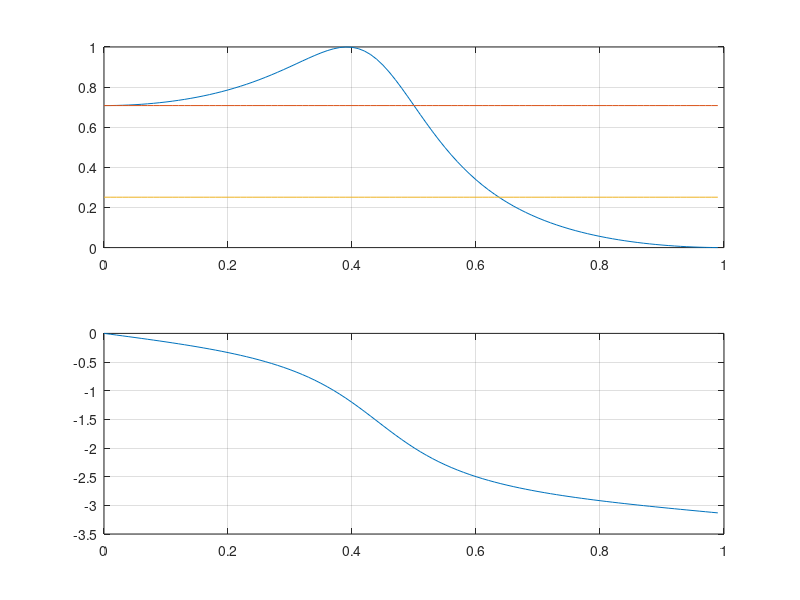
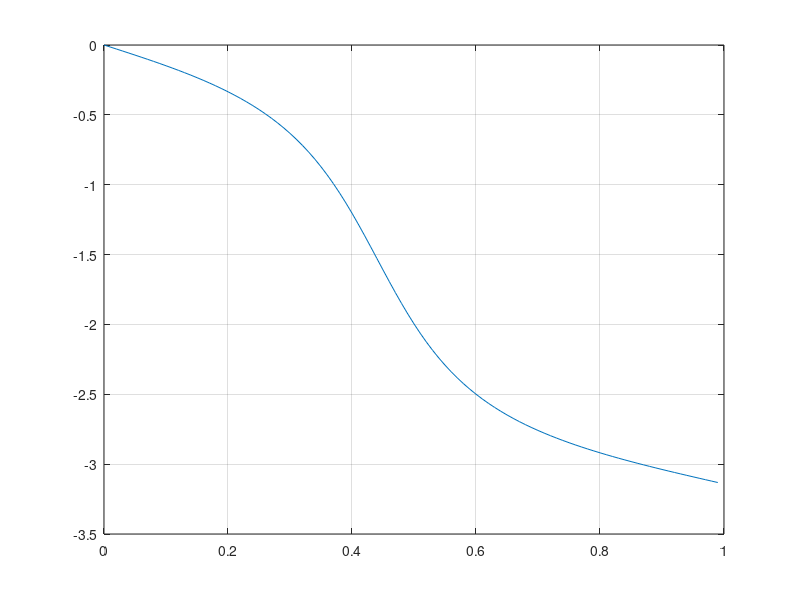
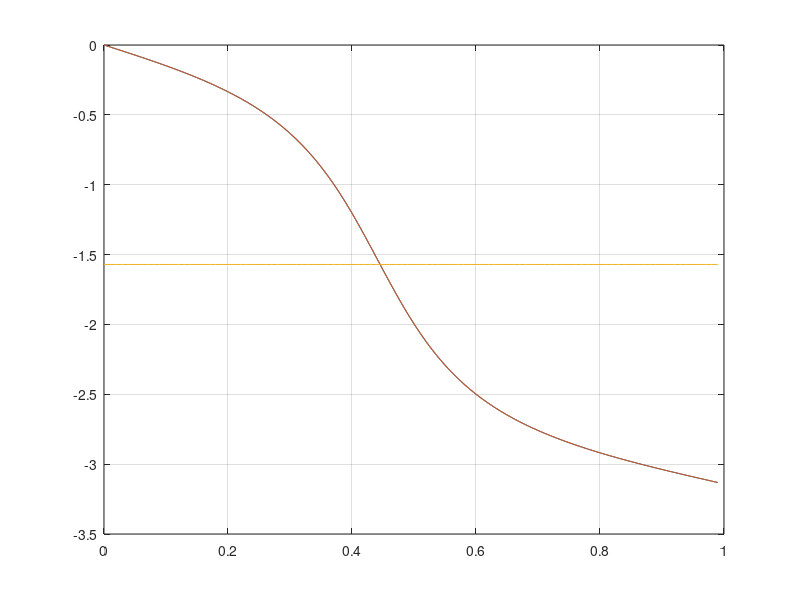

The MATLAB script that drew these images, in order: (Note: this script raises an error after producing the figures.)
%FChXN2(21092018)
clc; clear all; close all;
p=2; %??????? ???????
xmin=0.05; % ws ?? 0.05
xmax=0.95; % ?? 0.95
N=73; 
RP=3;
% RP=8.0;
RS=12.0;
ws=linspace(xmin,xmax,N);
%FChX_FNC
for i=1:length(ws)
    [alb,blb]=butter(p,ws(i),'low'); % ?????? ????????????? "?" ? "b"
    [alc1,blc1]=cheby1(p,RP,ws(i),'low'); % ?????? ????????????? "?" ? "b"
    [alc2,blc2]=cheby2(p,RS,ws(i),'low'); % ?????? ????????????? "?" ? "b"+
    [ale,ble]=ellip(p,RP,RS,ws(i),'low'); % ?????? ????????????? "?" ? "b"
    Kal(i,1)=alb(1); %?????? ??????? ?????????? Ka ????????????? ???????????? ?1 butter
    Kal(i,2)=alb(2); %?????? ??????? ?????????? Ka ????????????? ???????????? ?2 butter
    Kal(i,3)=alb(3); %?????? ??????? ?????????? Ka ????????????? ???????????? ?3 butter
    Kal(i,4)=alc1(1); %?????? ??????? ?????????? Ka ????????????? ???????????? ?1 cheby1
    Kal(i,5)=alc1(2); %?????? ??????? ?????????? Ka ????????????? ???????????? ?2 cheby1
    Kal(i,6)=alc1(3); %?????? ??????? ?????????? Ka ????????????? ???????????? ?2 cheby1
    Kal(i,7)=alc2(1); %?????? ??????? ?????????? Ka ????????????? ???????????? ?1 cheby2
    Kal(i,8)=alc2(2); %?????? ??????? ?????????? Ka ????????????? ???????????? ?2 cheby2
    Kal(i,9)=alc2(3); %?????? ??????? ?????????? Ka ????????????? ???????????? ?3 cheby2
    Kal(i,10)=ale(1); %????????? ??????? ?????????? Ka ????????????? ???????????? ?1 ellip
    Kal(i,11)=ale(2); %????????? ??????? ?????????? Ka ????????????? ???????????? ?2 ellip
    Kal(i,12)=ale(3); %????????? ??????? ?????????? Ka ????????????? ???????????? ?3 ellip
    Kbl(i,1)=blb(1); %?????? ??????? ?????????? Kb ????????????? ???????????? b1 butter
    Kbl(i,2)=blb(2); %?????? ??????? ?????????? Kb ????????????? ???????????? b2 butter
    Kbl(i,3)=blb(3); %?????? ??????? ?????????? Kb ????????????? ???????????? b3 butter
    Kbl(i,4)=blc1(1); %?????? ??????? ?????????? Kb ????????????? ???????????? b1 cheby1
    Kbl(i,5)=blc1(2); %?????? ??????? ?????????? Kb ????????????? ???????????? b2 cheby1
    Kbl(i,6)=blc1(3); %?????? ??????? ?????????? Kb ????????????? ???????????? b3 cheby1
    Kbl(i,7)=blc2(1); %?????? ?????? ?????????? ?b ????????????? ???????????? b1 cheby2 
    Kbl(i,8)=blc2(2); %?????? ?????? ?????????? ?b ????????????? ???????????? b2 cheby2
    Kbl(i,9)=blc2(3); %?????? ?????? ?????????? ?b ????????????? ???????????? b3 cheby2
    Kbl(i,10)=ble(1); %????????? ?????? ?????????? ?b ????????????? ???????????? b1 ellip
    Kbl(i,11)=ble(2); %????????? ?????? ?????????? ?b ????????????? ???????????? b2 ellip
    Kbl(i,12)=ble(3); %????????? ?????? ?????????? ?b ????????????? ???????????? b3 ellip
end
%%ws(37)=0.5, 45=0.6, 21=0.3
%ws(13)=0.2;(29)=0.4;(45)=0.6;(61)=0.8
%Ka=1=butt;2=cheb1;3=cheb2;4=ell
%Kb=1=butt;2=cheb1;3=cheb2;4=ell

nw=37;
TF=4;
al=[Kal(nw,TF) Kal(nw,TF+1) Kal(nw,TF+2)];
bl=[Kbl(nw,TF) Kbl(nw,TF+1) Kbl(nw,TF+2)];
[hl,w]=freqz(al,bl,100);
aml=abs(hl);
phal=angle(hl);
% pbl=(1-Kbl(37,TF))/(1+Kbl(37,TF));
% pharl=-atan(pbl*tan(w/2));
for i=1:length(w)
    amlP(i)=1/(sqrt(10^(0.1*RP)));
    amlS(i)=1/(sqrt(10^(0.1*RS)));
end

figure(1)
subplot(2,1,1)
plot(w/pi,aml,w/pi,amlP,w/pi,amlS)
grid  
subplot(2,1,2)
plot(w/pi,phal)
grid 
%FCH
for i=1:length(w)
    CF1(i)=(bl(2)*(al(1)-al(3))-al(2)*(1-bl(3)))*sin(w(i));
    CF2(i)=(al(1)*bl(3)-al(3))*sin(2*w(i));
    IF(i)=CF1(i)+CF2(i);
    ZF1(i)=al(1)+al(2)*bl(2)+al(3)*bl(3);
    ZF2(i)=(bl(2)*(al(1)+al(3))+al(2)*(1+bl(3)))*cos(w(i));
    ZF3(i)=(al(1)*bl(3)+al(3))*cos(2*w(i));
    RF(i)=ZF1(i)+ZF2(i)+ZF3(i);
    %F2(i)=atan((CF1(i)+CF2(i))/(ZF1(i)+ZF2(i)+ZF3(i)));
    F2(i)=atan2(IF(i),RF(i));
    
end
for i=1:length(w)
    phal90(1,i)=-pi/2;
end
figure(2)
plot(w/pi,phal)
%,w/pi,F2)
grid 
figure(3)
plot(w/pi,phal,w/pi,F2,w/pi,phal90)
grid 
stop
%
% [alb,blb]=cheby1(p,RP,0.5,'low')
% [ahb,bhb]=cheby1(p,RP,0.5,'high')
%%FChX_FVC
% RP=3.0;
% RS=10.0;
% for i=1:length(ws)
%     [ahb,bhb]=butter(p,ws(i),'high'); % ?????? ????????????? "?" ? "b"
%     [ahc1,bhc1]=cheby1(p,RP,ws(i),'high'); % ?????? ????????????? "?" ? "b"
%     [ahc2,bhc2]=cheby2(p,RS,ws(i),'high'); % ?????? ????????????? "?" ? "b"+
%     [ahe,bhe]=ellip(p,RP,RS,ws(i),'high'); % ?????? ????????????? "?" ? "b"
%     Kah(i,1)=ahb(1); %?????? ??????? ?????????? Ka ????????????? ???????????? ?1 butter
%     Kah(i,2)=ahb(2); %?????? ??????? ?????????? Ka ????????????? ???????????? ?2 butter
%     Kah(i,3)=ahb(3); %?????? ??????? ?????????? Ka ????????????? ???????????? ?3 butter
%     Kah(i,4)=ahc1(1); %?????? ??????? ?????????? Ka ????????????? ???????????? ?1 cheby1
%     Kah(i,5)=ahc1(2); %?????? ??????? ?????????? Ka ????????????? ???????????? ?2 cheby1
%     Kah(i,6)=ahc1(3); %?????? ??????? ?????????? Ka ????????????? ???????????? ?2 cheby1
%     Kah(i,7)=ahc2(1); %?????? ??????? ?????????? Ka ????????????? ???????????? ?1 cheby2
%     Kah(i,8)=ahc2(2); %?????? ??????? ?????????? Ka ????????????? ???????????? ?2 cheby2
%     Kah(i,9)=ahc2(3); %?????? ??????? ?????????? Ka ????????????? ???????????? ?3 cheby2
%     Kah(i,10)=ahe(1); %????????? ??????? ?????????? Ka ????????????? ???????????? ?1 ellip
%     Kah(i,11)=ahe(2); %????????? ??????? ?????????? Ka ????????????? ???????????? ?2 ellip
%     Kah(i,12)=ahe(3); %????????? ??????? ?????????? Ka ????????????? ???????????? ?3 ellip
%     Kbh(i,1)=bhb(1); %?????? ??????? ?????????? Kb ????????????? ???????????? b1 butter
%     Kbh(i,2)=bhb(2); %?????? ??????? ?????????? Kb ????????????? ???????????? b2 butter
%     Kbh(i,3)=bhb(3); %?????? ??????? ?????????? Kb ????????????? ???????????? b3 butter
%     Kbh(i,4)=bhc1(1); %?????? ??????? ?????????? Kb ????????????? ???????????? b1 cheby1
%     Kbh(i,5)=bhc1(2); %?????? ??????? ?????????? Kb ????????????? ???????????? b2 cheby1
%     Kbh(i,6)=bhc1(3); %?????? ??????? ?????????? Kb ????????????? ???????????? b3 cheby1
%     Kbh(i,7)=bhc2(1); %?????? ?????? ?????????? ?b ????????????? ???????????? b1 cheby2 
%     Kbh(i,8)=bhc2(2); %?????? ?????? ?????????? ?b ????????????? ???????????? b2 cheby2
%     Kbh(i,9)=bhc2(3); %?????? ?????? ?????????? ?b ????????????? ???????????? b3 cheby2
%     Kbh(i,10)=bhe(1); %????????? ?????? ?????????? ?b ????????????? ???????????? b1 ellip
%     Kbh(i,11)=bhe(2); %????????? ?????? ?????????? ?b ????????????? ???????????? b2 ellip
%     Kbh(i,12)=bhe(3); %????????? ?????? ?????????? ?b ????????????? ???????????? b3 ellip
% end
% %%ws(37)=0.5, 45=0.6
% %ws(13)=0.2;(29)=0.4;(45)=0.6;(61)=0.8
% %Ka=1=butt;2=cheb1;3=cheb2;4=ell
% %Kb=1=butt;2=cheb1;3=cheb2;4=ell
% 
% nw=45;
% TF=10;
% ah=[Kah(nw,TF) Kah(nw,TF+1) Kah(nw,TF+2)];
% bh=[Kbh(nw,TF) Kbh(nw,TF+1) Kbh(nw,TF+2)];
% [hh,w]=freqz(ah,bh,100);
% amh=abs(hh);
% phah=angle(hh);
% 
% for i=1:length(w)
%     amhP(i)=1/(sqrt(10^(0.1*RP)));
%     amhS(i)=1/(sqrt(10^(0.1*RS)));
% end
% 
% figure(1)
% subplot(2,1,1)
% plot(w/pi,amh,w/pi,amhP,w/pi,amhS)
% grid  
% subplot(2,1,2)
% plot(w/pi,phah)
% grid  
% stop
%FChX_PF
% p=1; %??????? ???????
% RP=3.0;
% RS=10.0;
% Wn=[0.3 0.7];
% W0c=(Wn(1)+Wn(2))/2
% W0k=sqrt(Wn(1)*Wn(2))
% 
% % for i=1:length(ws)
%     [apb,bpb]=butter(p,Wn); % ?????? ????????????? "?" ? "b"
%     [apc1,bpc1]=cheby1(p,RP,Wn); % ?????? ????????????? "?" ? "b"
%     [apc2,bpc2]=cheby2(p,RS,Wn); % ?????? ????????????? "?" ? "b"+
%     [ape,bpe]=ellip(p,RP,RS,Wn); % ?????? ????????????? "?" ? "b"
%     Kap(1)=apb(1); %?????? ??????? ?????????? Ka ????????????? ???????????? ?1 butter
%     Kap(2)=apb(2); %?????? ??????? ?????????? Ka ????????????? ???????????? ?2 butter
%     Kap(3)=apb(3); %?????? ??????? ?????????? Ka ????????????? ???????????? ?3 butter
%     Kap(4)=apc1(1); %?????? ??????? ?????????? Ka ????????????? ???????????? ?1 cheby1
%     Kap(5)=apc1(2); %?????? ??????? ?????????? Ka ????????????? ???????????? ?2 cheby1
%     Kap(6)=apc1(3); %?????? ??????? ?????????? Ka ????????????? ???????????? ?2 cheby1
%     Kap(7)=apc2(1); %?????? ??????? ?????????? Ka ????????????? ???????????? ?1 cheby2
%     Kap(8)=apc2(2); %?????? ??????? ?????????? Ka ????????????? ???????????? ?2 cheby2
%     Kap(9)=apc2(3); %?????? ??????? ?????????? Ka ????????????? ???????????? ?3 cheby2
%     Kap(10)=ape(1); %????????? ??????? ?????????? Ka ????????????? ???????????? ?1 ellip
%     Kap(11)=ape(2); %????????? ??????? ?????????? Ka ????????????? ???????????? ?2 ellip
%     Kap(12)=ape(3); %????????? ??????? ?????????? Ka ????????????? ???????????? ?3 ellip
%     Kbp(1)=bpb(1); %?????? ??????? ?????????? Kb ????????????? ???????????? b1 butter
%     Kbp(2)=bpb(2); %?????? ??????? ?????????? Kb ????????????? ???????????? b2 butter
%     Kbp(3)=bpb(3); %?????? ??????? ?????????? Kb ????????????? ???????????? b3 butter
%     Kbp(4)=bpc1(1); %?????? ??????? ?????????? Kb ????????????? ???????????? b1 cheby1
%     Kbp(5)=bpc1(2); %?????? ??????? ?????????? Kb ????????????? ???????????? b2 cheby1
%     Kbp(6)=bpc1(3); %?????? ??????? ?????????? Kb ????????????? ???????????? b3 cheby1
%     Kbp(7)=bpc2(1); %?????? ?????? ?????????? ?b ????????????? ???????????? b1 cheby2 
%     Kbp(8)=bpc2(2); %?????? ?????? ?????????? ?b ????????????? ???????????? b2 cheby2
%     Kbp(9)=bpc2(3); %?????? ?????? ?????????? ?b ????????????? ???????????? b3 cheby2
%     Kbp(10)=bpe(1); %????????? ?????? ?????????? ?b ????????????? ???????????? b1 ellip
%     Kbp(11)=bpe(2); %????????? ?????? ?????????? ?b ????????????? ???????????? b2 ellip
%     Kbp(12)=bpe(3); %????????? ?????? ?????????? ?b ????????????? ???????????? b3 ellip
% % end
% %%ws(37)=0.5, 45=0.6
% %ws(13)=0.2;(29)=0.4;(45)=0.6;(61)=0.8
% %Ka=1=butt;4=cheb1;7=cheb2;10=ell
% %Kb=1=butt;4=cheb1;7=cheb2;10=ell
% 
% TF=4;
% ap=[Kap(TF) Kap(TF+1) Kap(TF+2)];
% bp=[Kbp(TF) Kbp(TF+1) Kbp(TF+2)];
% [hp,w]=freqz(ap,bp,100);
% amp=abs(hp);
% phap=angle(hp);
% 
% for i=1:length(w)
%     ampP(i)=1/(sqrt(10^(0.1*RP)));
%     ampS(i)=1/(sqrt(10^(0.1*RS)));
% end
% 
% figure(1)
% subplot(2,1,1)
% plot(w/pi,amp,w/pi,ampP,w/pi,ampS)
% grid  
% subplot(2,1,2)
% plot(w/pi,phap)
% grid  
% stop
%%FChX_RF
p=1; %??????? ???????
RP=3.0;
RS=10.0;
Wn=[0.3 0.7];
% W0c=(Wn(1)+Wn(2))/2
% W0k=sqrt(Wn(1)*Wn(2))

% for i=1:length(ws)
    [arb,brb]=butter(p,Wn); % ?????? ????????????? "?" ? "b"
    [arc1,brc1]=cheby1(p,RP,Wn,'stop'); % ?????? ????????????? "?" ? "b"
    [arc2,brc2]=cheby2(p,RS,Wn,'stop'); % ?????? ????????????? "?" ? "b"+
    [are,bre]=ellip(p,RP,RS,Wn,'stop'); % ?????? ????????????? "?" ? "b"
    Kar(1)=arb(1); %?????? ??????? ?????????? Ka ????????????? ???????????? ?1 butter
    Kar(2)=arb(2); %?????? ??????? ?????????? Ka ????????????? ???????????? ?2 butter
    Kar(3)=arb(3); %?????? ??????? ?????????? Ka ????????????? ???????????? ?3 butter
    Kar(4)=arc1(1); %?????? ??????? ?????????? Ka ????????????? ???????????? ?1 cheby1
    Kar(5)=arc1(2); %?????? ??????? ?????????? Ka ????????????? ???????????? ?2 cheby1
    Kar(6)=arc1(3); %?????? ??????? ?????????? Ka ????????????? ???????????? ?2 cheby1
    Kar(7)=arc2(1); %?????? ??????? ?????????? Ka ????????????? ???????????? ?1 cheby2
    Kar(8)=arc2(2); %?????? ??????? ?????????? Ka ????????????? ???????????? ?2 cheby2
    Kar(9)=arc2(3); %?????? ??????? ?????????? Ka ????????????? ???????????? ?3 cheby2
    Kar(10)=are(1); %????????? ??????? ?????????? Ka ????????????? ???????????? ?1 ellip
    Kar(11)=are(2); %????????? ??????? ?????????? Ka ????????????? ???????????? ?2 ellip
    Kar(12)=are(3); %????????? ??????? ?????????? Ka ????????????? ???????????? ?3 ellip
    Kbr(1)=brb(1); %?????? ??????? ?????????? Kb ????????????? ???????????? b1 butter
    Kbr(2)=brb(2); %?????? ??????? ?????????? Kb ????????????? ???????????? b2 butter
    Kbr(3)=brb(3); %?????? ??????? ?????????? Kb ????????????? ???????????? b3 butter
    Kbr(4)=brc1(1); %?????? ??????? ?????????? Kb ????????????? ???????????? b1 cheby1
    Kbr(5)=brc1(2); %?????? ??????? ?????????? Kb ????????????? ???????????? b2 cheby1
    Kbr(6)=brc1(3); %?????? ??????? ?????????? Kb ????????????? ???????????? b3 cheby1
    Kbr(7)=brc2(1); %?????? ?????? ?????????? ?b ????????????? ???????????? b1 cheby2 
    Kbr(8)=brc2(2); %?????? ?????? ?????????? ?b ????????????? ???????????? b2 cheby2
    Kbr(9)=brc2(3); %?????? ?????? ?????????? ?b ????????????? ???????????? b3 cheby2
    Kbr(10)=bre(1); %????????? ?????? ?????????? ?b ????????????? ???????????? b1 ellip
    Kbr(11)=bre(2); %????????? ?????? ?????????? ?b ????????????? ???????????? b2 ellip
    Kbr(12)=bre(3); %????????? ?????? ?????????? ?b ????????????? ???????????? b3 ellip
% end
%%ws(37)=0.5, 45=0.6
%ws(13)=0.2;(29)=0.4;(45)=0.6;(61)=0.8
%Ka=1=butt;4=cheb1;7=cheb2;10=ell
%Kb=1=butt;4=cheb1;7=cheb2;10=ell

TF=1;
ar=[Kar(TF) Kar(TF+1) Kar(TF+2)];
br=[Kbr(TF) Kbr(TF+1) Kbr(TF+2)];
[hr,w]=freqz(ar,br,100);
amr=abs(hr);
for i=1:length(amr)
    amr2(i)=amr(i)^2;
end
phar=angle(hr);

for i=1:length(w)
    amrP(i)=1/(sqrt(10^(0.1*RP)));
    amrS(i)=1/(sqrt(10^(0.1*RS)));
    amr5(i)=0.5;
end

% figure(1)
% subplot(2,1,1)
% plot(w/pi,amr,w/pi,amrP,w/pi,amrS,w/pi,amr2)
% grid  
% subplot(2,1,2)
% plot(w/pi,phar)
% grid  
%
figure(1)
plot(w/pi,amr,w/pi,amrP,w/pi,amrS,w/pi,amr5,w/pi,amr2)
grid  
%ACH
for i=1:length(w)
    C1(i)=(ar(1)-ar(3))^2+ar(2)^2;
    C2(i)=2*ar(2)*(ar(1)+ar(3))*cos(w(i));
    C3(i)=4*ar(1)*ar(3)*(cos(w(i)))^2;
    Z1(i)=(1-br(3))^2+br(2)^2;
    Z2(i)=2*br(2)*(1+br(3))*cos(w(i));
    Z3(i)=4*br(3)*(cos(w(i)))^2;
    H2(i)=(C1(i)+C2(i)+C3(i))/(Z1(i)+Z2(i)+Z3(i));
    
end
figure(2)
plot(w/pi,amr,w/pi,H2,w/pi,amrP,w/pi,amrS,w/pi,amr5,w/pi,amr2)
grid 
%FCH
for i=1:length(w)
    CF1(i)=(br(2)*(ar(1)-ar(3))-ar(2)*(1-br(3)))*sin(w(i));
    CF2(i)=(ar(1)*br(3)-ar(3))*sin(2*w(i));
    ZF1(i)=ar(1)+ar(2)*br(2)+ar(3)*br(3);
    ZF2(i)=(br(2)*(ar(1)+ar(3))+ar(2)*(1+br(3)))*cos(w(i));
    ZF3(i)=(ar(1)*br(3)+ar(3))*cos(2*w(i));
    F2(i)=atan((CF1(i)+CF2(i))/(ZF1(i)+ZF2(i)+ZF3(i)));
    
end
figure(3)
plot(w/pi,phar)
%,w/pi,F2)
grid 
figure(4)
plot(w/pi,phar,w/pi,F2)
grid 

stop


